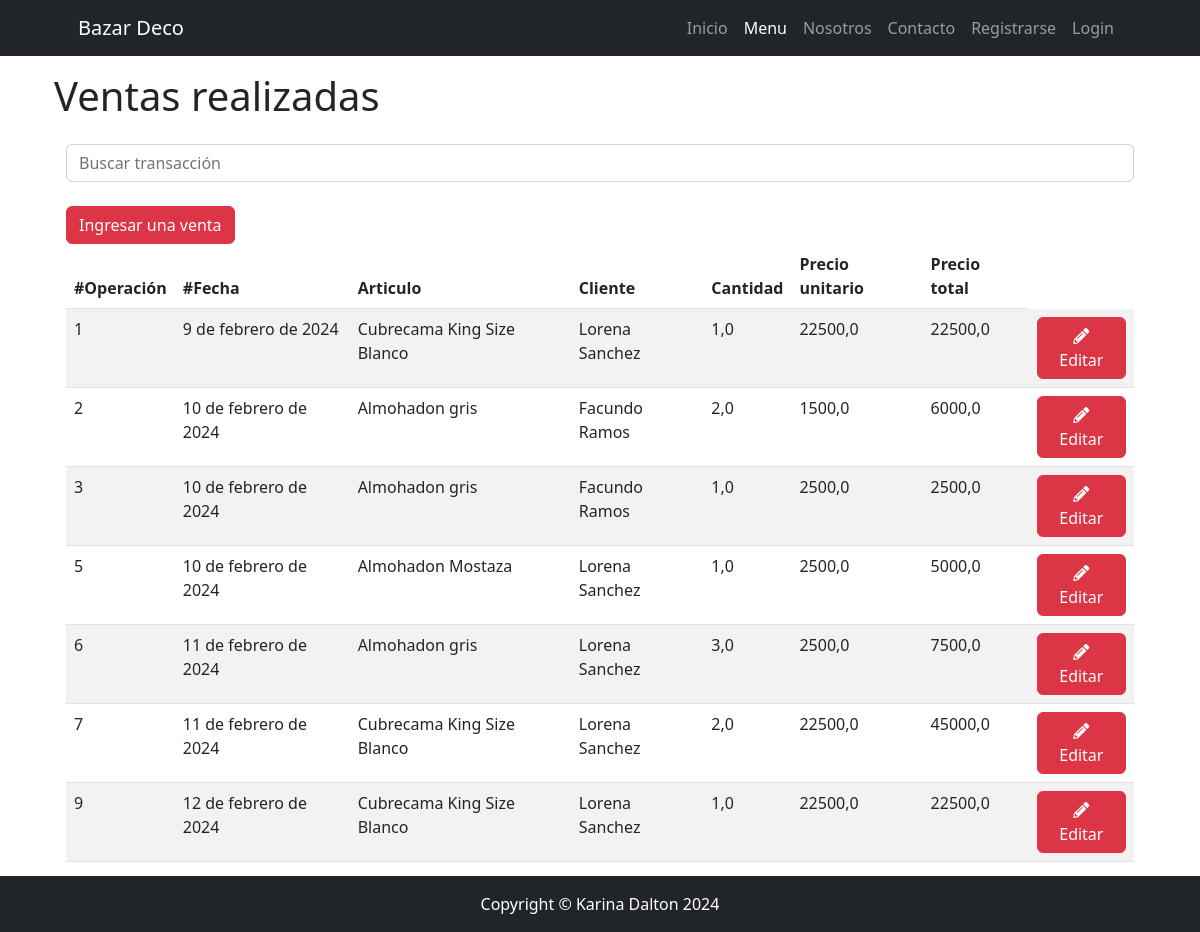
Page /catalogo/venta/list/ on the earlier database version.
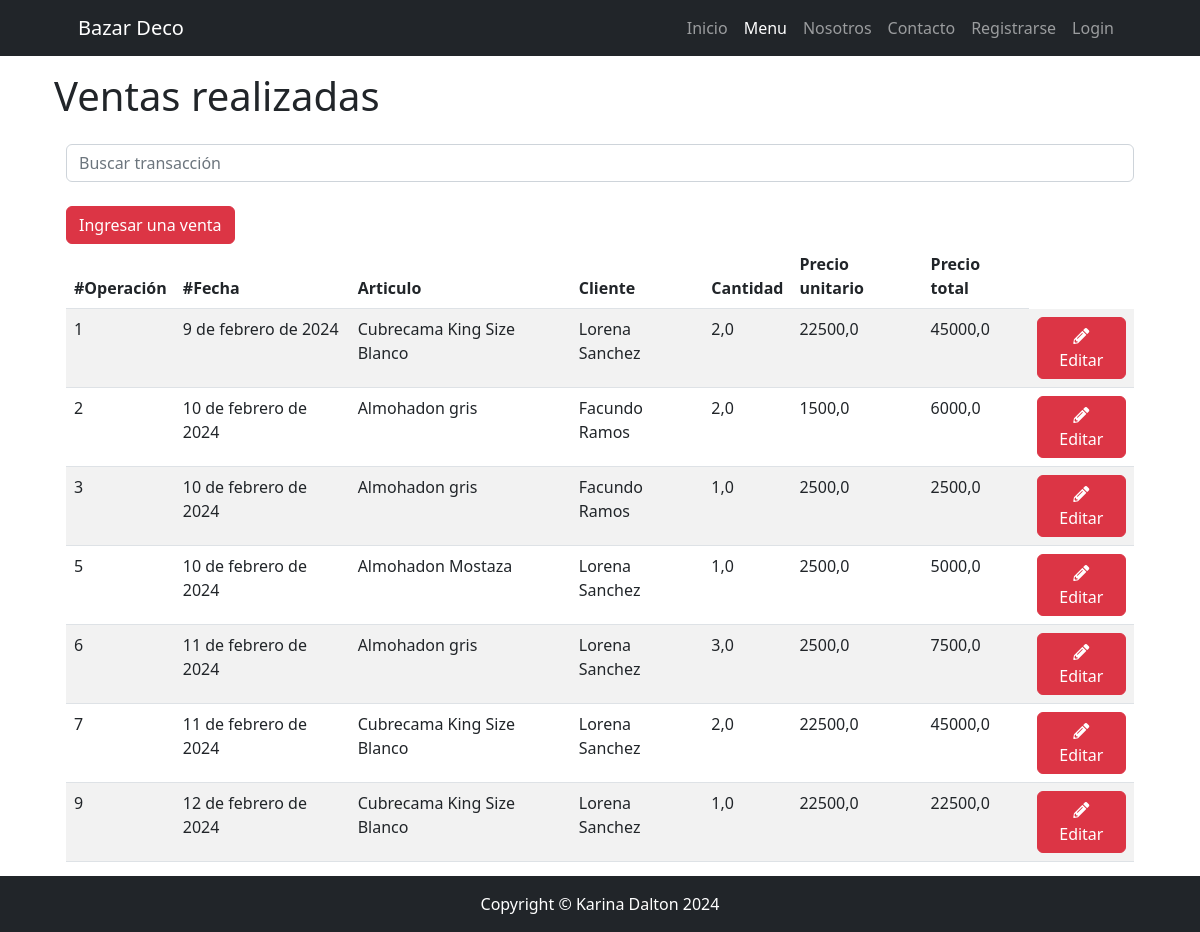
Same page on the later database version.
### apps/catalogo/models.py (models this page shows, shortened)
class Venta(models.Model):
    operacion = models.AutoField(primary_key=True)
    articulo = models.ForeignKey(
        Producto, null=True, blank=True, on_delete=models.SET_NULL)
    cliente = models.ForeignKey(
        Cliente, null=True, blank=True, on_delete=models.SET_NULL)
    cantidad = models.FloatField(verbose_name="cantidad")
    precio_unitario = models.FloatField(
        default=0, editable=False, verbose_name="precio unitario")
    precio_neto = models.FloatField(
        default=0, editable=False, verbose_name="precio neto")
    fecha_operacion = models.DateField(
        default=timezone.now, editable=False, verbose_name="fecha de operación")
    class Meta:
        verbose_name = "venta"
        verbose_name_plural = "ventas"

class Producto(models.Model):
    nombre = models.CharField(max_length=150)
    categoria = models.ForeignKey(
        Categoria, null=True, blank=True, on_delete=models.SET_NULL)
    precio = models.FloatField()
    fecha_creacion = models.DateField(
        default=timezone.now, editable=False, verbose_name="fecha de creación")
    descripcion = models.TextField(
        null=True, blank=True, verbose_name="descripción")
    class Meta:
        verbose_name = "producto"
        verbose_name_plural = "productos"

### apps/cliente/models.py (models this page shows)
class Cliente(models.Model):
    nombre = models.CharField(max_length=100)
    apellido = models.CharField(max_length=100)
    fecha_nacimiento = models.DateField()
    email = models.EmailField()
    fecha_alta = models.DateField()
    def __str__(self):
        return f"{self.nombre} {self.apellido}"
    class Meta:
        verbose_name = "cliente"
        verbose_name_plural = "clientes"

### apps/catalogo/views.py (the view)
# urls.py: path("venta/list/", VentaList.as_view(), name="venta_list"),
class VentaList(ListView):
    model = Venta
    template_name = 'catalogo/venta_list.html'
    def get_queryset(self):
        if self.request.GET.get("consulta"):
            consulta = self.request.GET.get("consulta")
            object_list = Venta.objects.filter(operacion__icontains=consulta)
        else:
            object_list = Venta.objects.all()
        return object_list

### apps/catalogo/templates/catalogo/venta_list.html (shortened to what this page needs)
{% extends 'core/base.html' %}
{% block content_title %}
Ventas realizadas
{% endblock content_title %}
{% block content %}
<div class="container">
    <div class="mb-4">
        <form method="get">
            <input type="text" class="form-control" name="consulta" placeholder="Buscar transacción">
        </form>
    </div>
    <a {% if user.is_authenticated %} href="{% url 'catalogo:venta_form' %}" {% else %} href="{% url 'core:login' %}"
        {%endif %} class="btn btn-danger">Ingresar una venta</a>
    <table class="table table-striped">
        <thead>
            <tr>
                <th>#Operación</th>
                <th>#Fecha</th>
                <th>Articulo</th>
                <th>Cliente</th>
                <th>Cantidad</th>
                <th>Precio unitario</th>
                <th>Precio total</th>
            </tr>
        </thead>
        <tbody>
            {% for item in object_list %}
            <tr>
                <td>{{ item.operacion }}</td>
                <td>{{ item.fecha_operacion }}</td>
                <td>{{ item.articulo.nombre }}</td>
                <td>{{ item.cliente }}</td>
                <td>{{ item.cantidad }}</td>
                <td>{{ item.precio_unitario }}</td>
                <td>{{ item.precio_neto }}</td>
                <td>
                    <a href=" {% url 'catalogo:venta_update' item.pk %}" class="btn btn-danger"><i
                            class="fas fa-pencil-alt"></i> Editar</a>
                </td>
            </tr>
            {% empty %}
            <tr>
                <td class="text-center">No hay información disponible.</td>
            </tr>
            {% endfor %}
        </tbody>
    </table>
</div>
{% endblock content %}

Differences in the rows shown:
changed Venta "9 de febrero de 2024": cantidad "1,0" → "2,0"; precio_neto "22500,0" → "45000,0"
